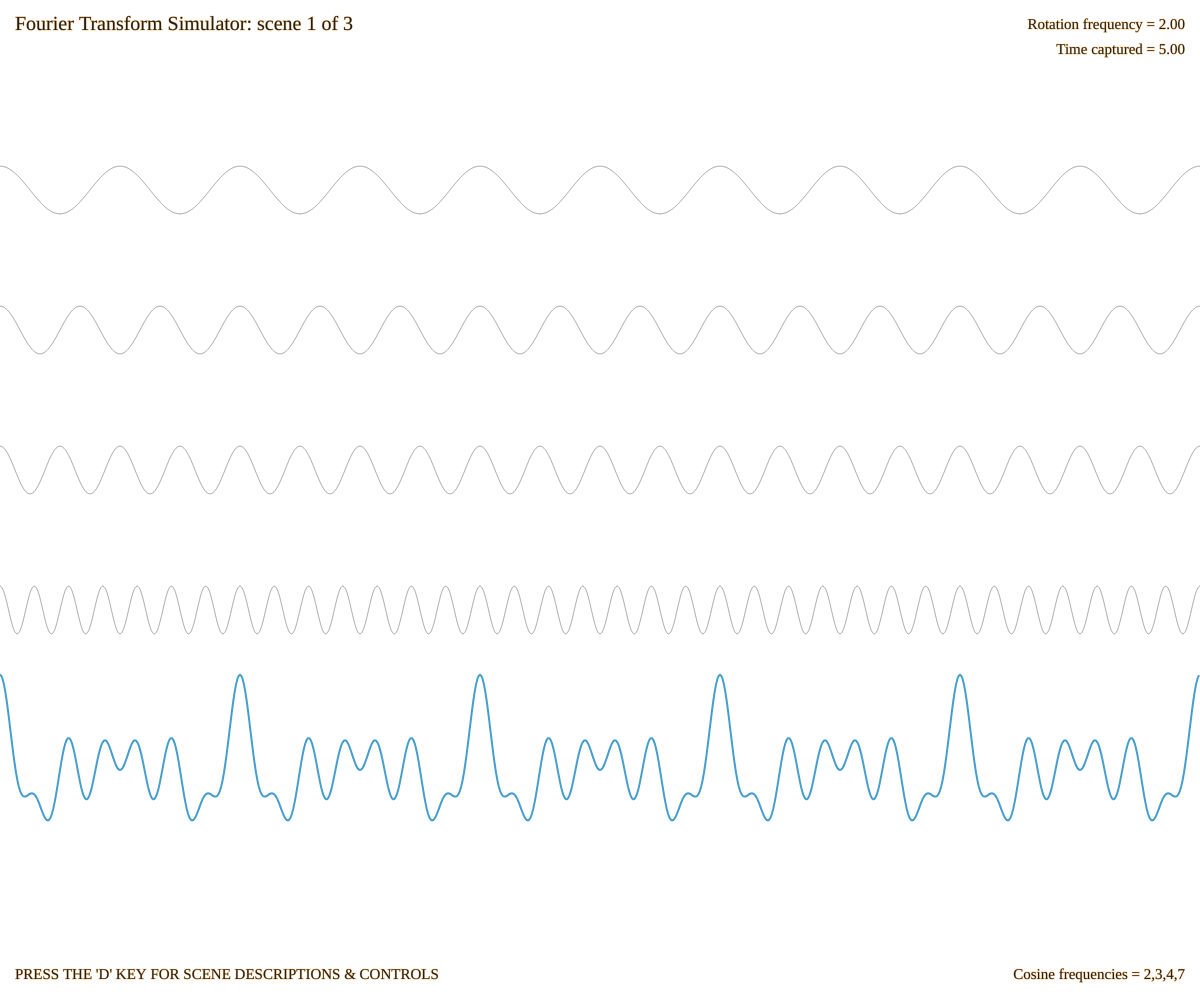
Frame 1 (no input)
Frame 60 (no input): identical to frame 1, image omitted
Frame 120 (the mouse pressed at the canvas centre since frame 60): identical to frame 1, image omitted

The p5.js sketch that drew this single still picture (run headless with seeded random() and noise() and a simulated clock; from frame 60 on, the mouse is pressed at the canvas centre):

// p5.js sketch
// ── sketch.js

// Declare VAR'S up here

var frequencies;

var T;
var F;
var Tchange;
var Fchange;

var Q; // Low Q -> High Quality

var controlSensitivity;

var maxFreq;

var upToFreq;

var scene;

var first;
var on;


function setup() {

	frequencies = [2,3,4,7];
	
	T = 5;
	F = 2;
	
	Q = 8; // Low Q -> High Quality
	
	controlSensitivity = 1/(4*Q);
	
	
	Tchange = 0;
	Fchange = 0;
	
	
	maxFreq = 0;
	
	for (var f=0; f<frequencies.length; f+=1){
		if (frequencies[f]>maxFreq){
		    maxFreq = frequencies[f];
		}
	}
	
	upToFreq = maxFreq;
	
	
	scene = 1;
	
	first = true;
	
	cursor(HAND)

	W = window.innerWidth;
	H = window.innerHeight;
	canvas = createCanvas(W, H);
	
	angleMode(DEGREES);
	
	on = false;
	
}


function helpInfo(s){
	var Controls = "\n\nControls:\n\nRIGHT & LEFT arrow keys: increase/decrease the rotation frequency\n\nUP & DOWN arrow keys: increase/decrease time captured (more data/less data)\n\nCLICK anywhere on the page to advance to the next scene\n\n";
	var sceneExplanation = "Explanation of Scene "+str(s)+"\n\n"
	if (s===1){
		alert(sceneExplanation+""+str(frequencies.length)+" cosine graphs (in grey) of frequencies "+str(frequencies.slice(0,-1))+" & "+str(frequencies.slice(-1))+" are added together to form one single graph (in blue). The aim of the Fourier Transform is to reverse this process, ie: given an initial 'blue' graph, can we find its individual components (in terms of cosine graphs of pure frequencies)?"+Controls);
	} else if (s===2){
		alert(sceneExplanation+"Fourier's solution to this problem was the equivalent of wrapping the 'blue' graph around a point with a certain 'rotation frequency' (green graph). Then, if that specific rotation frequency is equal to any one of the component frequencies (grey graphs from scene 1), then the whole green 'wrapped' graph would line up on one side. If we record the position of the average X-coordinate, we can determine when this takes place – which allows us to determine the frequencies of the grey graphs from scene 1."+Controls);
	} else if (s===3){
		alert(sceneExplanation+"This final scene plots the average X-coordinate against the rotation frequency. This is the graph of the final Fourier Transform: the original time domain function (blue graph from scene 1) has been mapped onto a frequency domain function (purple graph in scene 3). The calculations for this scene are effectively the same as in scene 2 (computing the average x-coordinate), however this time it is done across a whole range of frequencies, as opposed to only the rotation frequency determined by the user (indicated by the red dot). The spikes on this graph should roughly line up with component frequencies. NB: for a greater Time Captured, the calculation will take longer, however the results should become more accurate – as there is more data to average, ie: the spikes will become more defined."+Controls);
	}
}

function draw() {
	on = false;
// 	if (keyIsPressed || mouseIsPressed || first){
    switch (scene){
        case 1: scene1(); break;
        case 2: scene2(); break;
        case 3: scene3(); break;
    }
    textFont('Quicksand');
    fill(31, 31, 31);
    strokeWeight(1);
    stroke(255, 203, 135);
    textAlign(LEFT,CENTER);
    textSize(20);
    text("Fourier Transform Simulator: scene " + str(scene) + " of 3",15,25);
    textSize(15);
    text("PRESS THE 'D' KEY FOR SCENE DESCRIPTIONS & CONTROLS",15,height-25);
    
    textAlign(RIGHT,CENTER);
    text('Cosine frequencies = '+str(frequencies),width-15,height-25);
    text('Rotation frequency = '+str(parseFloat(Math.round(F * 100) / 100).toFixed(2)),width-15,25);
    text('Time captured = '+str(parseFloat(Math.round(T * 100) / 100).toFixed(2)),width-15,50);
	on = true;
//     }
    first = false;
    paramaterChange();
}


window.onresize = function() {
	first = true;
    resizeCanvas(windowWidth, windowHeight);
    W = windowWidth;
    H = windowHeight
}



function cosine(t,f,fit){
    return cos((f*t/fit)) * height/(6*(frequencies.length+3));
}

function cosineIntegralPair(X,f,t){
    return 40*((sin((X+f)*t))/(X+f) + (sin((X-f)*t))/(X-f));
}

function sumCosines(t,fit){
    var Y = 0;
    for (var f=0; f<frequencies.length; f+=1){
        Y += cosine(t,frequencies[f],fit);
    }
    return Y;
}

function sumCosineIntegralPair(X,t){
    var Y = 0;
    for (var f=0; f<frequencies.length; f+=1){
        Y += cosineIntegralPair(X,frequencies[f],t);
    }
    return Y;
}

function polarGraph(Draw,Qual,frequency){
    var avgX = 0;
    if (Draw){
        beginShape();
    }
    for (var x=0; x<T*360; x+=Qual){
        var sumCoses = (height/4)/sumCosines(0,frequency) * sumCosines(x,frequency);
        if (Draw){
            vertex(sumCoses * cos(x)+width/2,sumCoses * sin(x) + height/2);
        }
        avgX += sumCoses * cos(x);
    }
    if (Draw){
        endShape();
    }
    
    avgX /= T*360;
    return avgX;
}

function scene1(){
    background(255, 255, 255);
    strokeWeight(1);
    noFill();
    
    stroke(100, 100, 100,150);
    for (var f=0; f<frequencies.length; f+=1){
        beginShape();
        for (var x=0; x<T*360; x+=1/frequencies[f]){
            vertex(width*x/(360*T),-cosine(x,frequencies[f],1) + (f+1)*(height-20)/(frequencies.length+3) + 50); 
        }
        endShape();
    }
    
    strokeWeight(2);
    stroke(71, 158, 204);
    beginShape();
    for (var x=0; x<T*360; x+=2){
        vertex(width*x/(360*T),-sumCosines(x,1) + (frequencies.length+1)*(height-20)/(frequencies.length+3) + 70); 
    }
    endShape();
}


function scene2(){
    background(255, 255, 255);
    strokeWeight(1);
    noFill();
    
    strokeWeight(2);
    stroke(104, 158, 38,200);
    
    var avgX = polarGraph(true,1,F);
    fill(255, 255, 255);
    
    stroke(104, 158, 38);
    ellipse(width/2, height/2, 10, 10);
    
    stroke(52, 79, 19);
    // println(sumCosineIntegralPair(F,T));
    // println(sumCosineIntegralPair(F,T));
    // println(F);
    // ellipse(sumCosineIntegralPair(F,T) + width/2, height/2, 10, 10);
    
    
    ellipse(avgX + width/2, height/2, 10, 10);
}


function scene3(){
    background(255, 255, 255);
    strokeWeight(1);
    noFill();
    
    if (F>maxFreq){
        upToFreq = F;    
    } else {
        upToFreq = maxFreq;
    }
    
    var fourierCurve = [];
    var intevals = Q/200;
    for (var f=0; f<(upToFreq+2); f+=intevals){
        fourierCurve.push(polarGraph(false,Q,f));
    }
    
    stroke(133, 82, 133);
    noFill();
    beginShape();
    for (var p=0; p<fourierCurve.length; p+=1){
        vertex(p*width*(intevals/(upToFreq+2)),-75*fourierCurve[p]+height/2+60);    
    }
    endShape();
    
    strokeWeight(2);
    stroke(120, 41, 148);
    textAlign(CENTER,BOTTOM);
    for (var f=0; f<frequencies.length; f+=1){
        var xCoor = frequencies[f]*width*(1/(upToFreq+2));
        var yCoor = -75*fourierCurve[round(frequencies[f]/intevals)]+height/2;
        noFill();
        ellipse(xCoor,yCoor+60,7,7);
        fill(120, 41, 148);
        text(str(frequencies[f]),xCoor,yCoor-10+60);
    }
    
    noStroke();
    fill(235, 5, 5);
    ellipse(F*width*(1/(upToFreq+2)),-75*fourierCurve[round(F/intevals)]+height/2+ 60,7,7);
    
}

function paramaterChange(){
	if (Fchange===1){
		F += controlSensitivity*F/3;
	} else if (Fchange===-1){
		F -= controlSensitivity*F/3;
	}
	
	if (Tchange===1){
		T += controlSensitivity;
	} else if (Tchange===-1){
		T -= controlSensitivity;
	}
}


function mouseClicked(){
	if (on){
	    if (scene<3){
	        scene += 1;
	    } else {
	        scene = 1;    
	    }
    }
}

function keyPressed(){
	if (keyCode===39){
		Fchange = 1;
    }
    if (keyCode===37 && F > 0.05){
	    Fchange = -1;
    }
    if (keyCode===38){
	    Tchange = 1;
    }
    if (keyCode===40 && T > 0.0){
	    Tchange = -1;
    }
    if (keyCode===68){
        helpInfo(scene);
    }
}

function keyReleased(){
	Fchange = 0;
	Tchange = 0;
}
